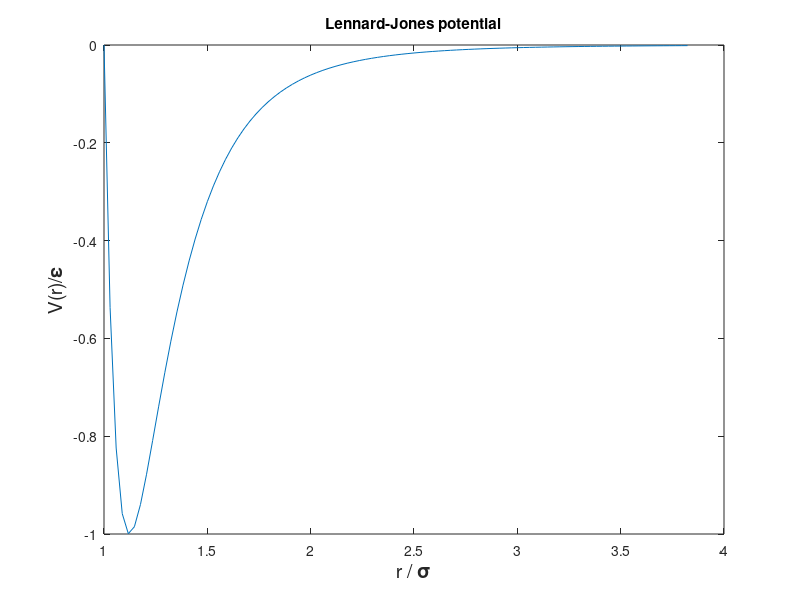

MATLAB code to generate this figure: (Note: this script raises an error after producing the figure.)
%%%%%%%%%%%%%%%%%%%%%%%%%%%%%%%%%%%%%%%%%%%%%%%%%%%%%%%%%%%%%%
%                                                            %
% Lennard-Jones Potential                                    %
% Zoe Cras                                                   %
% 10/2/2016                                                  %
% Figure 9.1 Computational Physics, 2nd Edition N,K Giordano %
%                                                            %
%%%%%%%%%%%%%%%%%%%%%%%%%%%%%%%%%%%%%%%%%%%%%%%%%%%%%%%%%%%%%%

% set r  
r = 3.4:.1:13;
% set Sigma
s = 3.4;
% set epsilon
e = 1;
% set x to sigma divided by r
x = (s./r); 
% set y equation
y = 4.*((x.^12) - (x.^6));
% plot x divided by epsilon and y
plot(e./x,y)


% set title
title('Lennard-Jones potential')
% y axis label
hyL =ylabel('V(r)/\bf\epsilon','fontsize',14);
get(hyL,'interpreter'); 
% x axis label
hxL = xlabel('r / \bf\sigma','fontsize',14);
get(yxL,'interpreter'); 